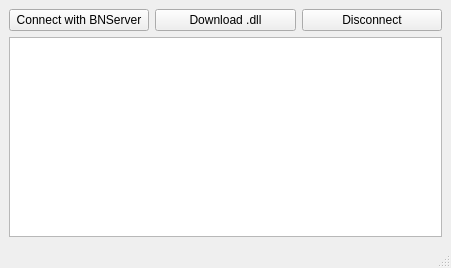
<?xml version="1.0" encoding="UTF-8"?>
<ui version="4.0">
 <class>BNUpdater</class>
 <widget class="QMainWindow" name="BNUpdater">
  <property name="geometry">
   <rect>
    <x>0</x>
    <y>0</y>
    <width>451</width>
    <height>268</height>
   </rect>
  </property>
  <property name="minimumSize">
   <size>
    <width>451</width>
    <height>268</height>
   </size>
  </property>
  <property name="maximumSize">
   <size>
    <width>451</width>
    <height>268</height>
   </size>
  </property>
  <property name="windowTitle">
   <string>BNClient</string>
  </property>
  <widget class="QWidget" name="centralwidget">
   <layout class="QVBoxLayout" name="verticalLayout">
    <item>
     <layout class="QHBoxLayout" name="horizontalLayout_2">
      <item>
       <widget class="QPushButton" name="connectToServer">
        <property name="maximumSize">
         <size>
          <width>16777215</width>
          <height>16777215</height>
         </size>
        </property>
        <property name="text">
         <string>Connect with BNServer</string>
        </property>
       </widget>
      </item>
      <item>
       <widget class="QPushButton" name="download">
        <property name="text">
         <string>Download .dll</string>
        </property>
       </widget>
      </item>
      <item>
       <widget class="QPushButton" name="disconnect">
        <property name="text">
         <string>Disconnect</string>
        </property>
       </widget>
      </item>
     </layout>
    </item>
    <item>
     <layout class="QHBoxLayout" name="horizontalLayout_3">
      <item>
       <widget class="QTextEdit" name="logs">
        <property name="readOnly">
         <bool>true</bool>
        </property>
       </widget>
      </item>
     </layout>
    </item>
   </layout>
  </widget>
  <widget class="QMenuBar" name="menubar">
   <property name="geometry">
    <rect>
     <x>0</x>
     <y>0</y>
     <width>451</width>
     <height>25</height>
    </rect>
   </property>
  </widget>
  <widget class="QStatusBar" name="statusbar"/>
 </widget>
 <resources/>
 <connections/>
</ui>
